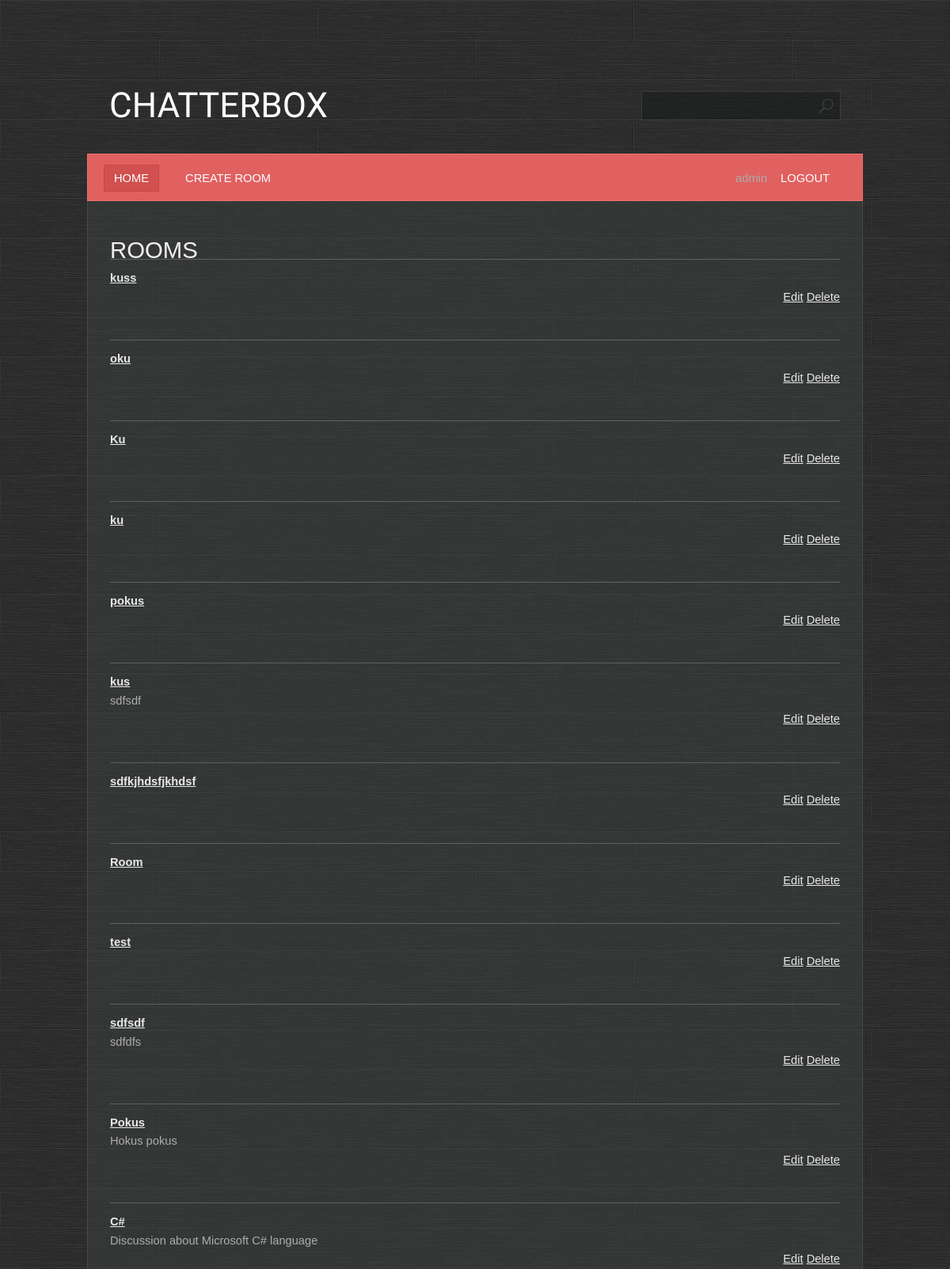
Page / (signed in, upper part) on the earlier database version.
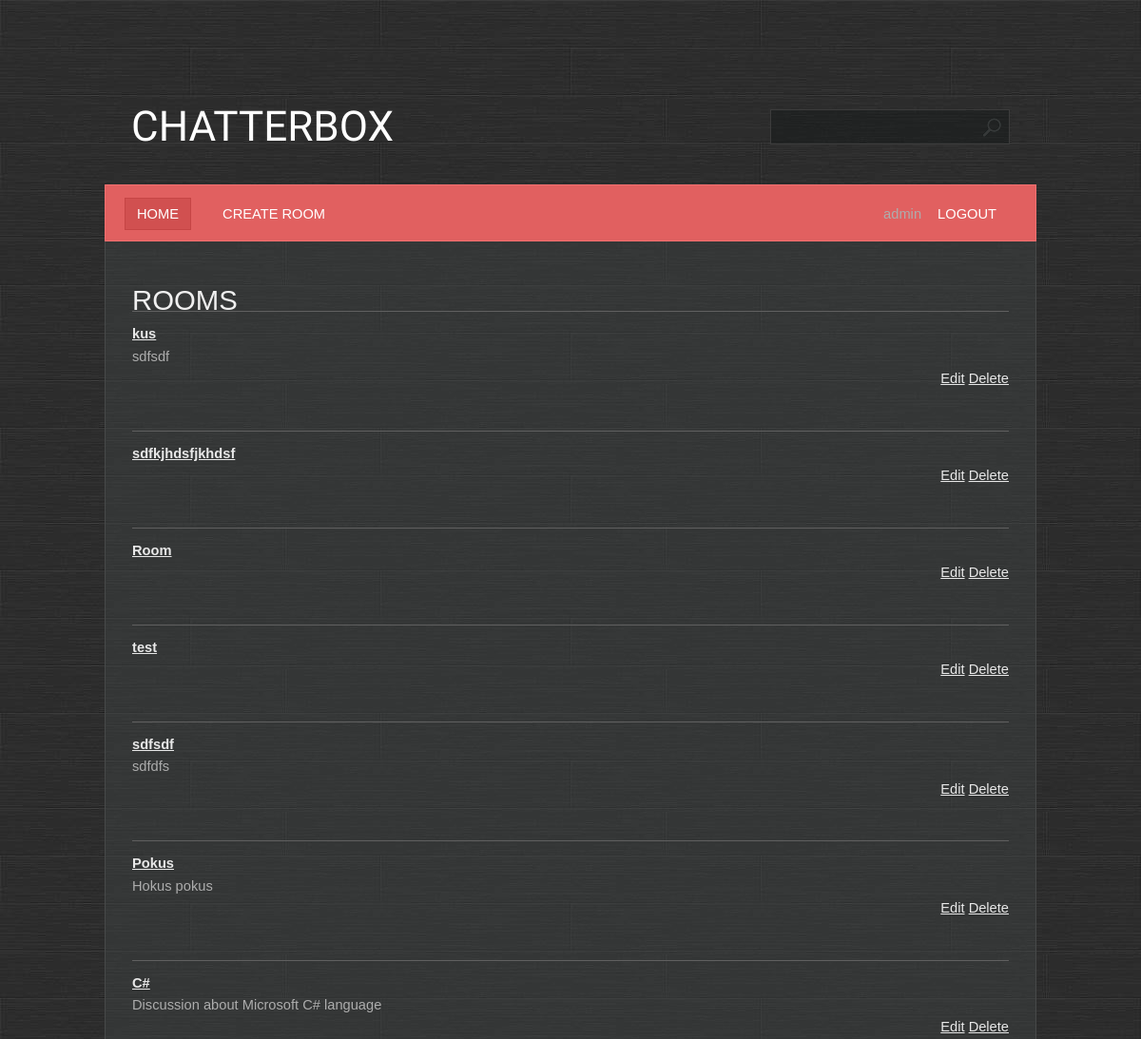
Same page on the later database version.
### base/models.py (models this page shows, shortened)
class Room(models.Model):
    name = models.CharField(max_length=200, unique=True)
    description = models.TextField(null=True, blank=True)
    participants = models.ManyToManyField(User, related_name='participants', blank=True)
    created = models.DateTimeField(auto_now_add=True)
    updated = models.DateTimeField(auto_now=True)
    class Meta:
        ordering = ['-created', 'name', '-updated']

### base/views.py (the view)
# urls.py: path('', base.views.RoomsView.as_view(), name='rooms'),
class RoomsView(PermissionRequiredMixin, LoginRequiredMixin, ListView):
    template_name = 'base/rooms.html'
    model = Room
    permission_required = 'base.view_room'

### base/templates/base/rooms.html
{% extends 'main.html' %}
{% block content %}
<h1>Rooms</h1>
 <ul>
     {% for room in object_list %}
        <li>
            <div class="box">
                <div>
                    <a href="{% url 'room' room.id %}"><b>{{ room.name }}</b></a><br>
                    {{ room.description }}
                </div>
                <div style="float: right;">
                    {% if perms.base.delete_room and perms.base.change_room %}
                        <a href="{% url 'room_update' room.id %}">Edit</a>
                        <a href="{% url 'room_delete' room.id %}">Delete</a>
                    {% endif %}
                </div>
            </div>
        </li>
     {% endfor %}
 </ul>
{% endblock %}

Differences in the rows shown:
removed Room: name "kuss"
removed Room: name "oku"
removed Room: name "Ku"
removed Room: name "ku"
removed Room: name "pokus"
